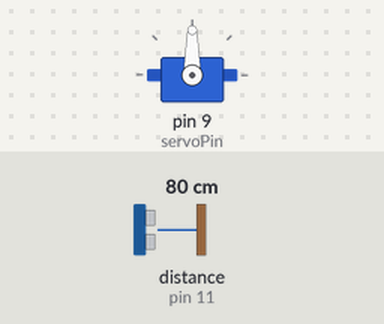
Simulated run of this sketch. Board: Arduino Uno, built with avr-gcc and run on an emulated ATmega328P. Shown: servo. Wiring (inferred from the names in the program): ultrasonic range finder: trigger pin 10; echo pin 11. Inputs (shaded band) come from the test bench; at power-on: distance to the obstacle (sensor on pin 11) 80 cm. The echo pulse lasts 58.3 µs per cm.

Above: at 1.5 s.
1.6 s: distance to the obstacle (sensor on pin 11) set to 120 cm
At 3.2 s:
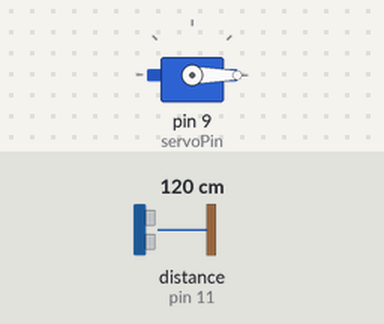
3.6 s: distance to the obstacle (sensor on pin 11) set to 2 cm
At 5.4 s:
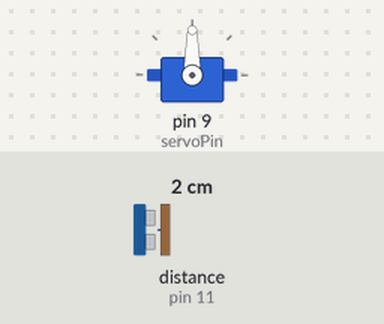
5.7 s: distance to the obstacle (sensor on pin 11) set to 250 cm
At 7.6 s:
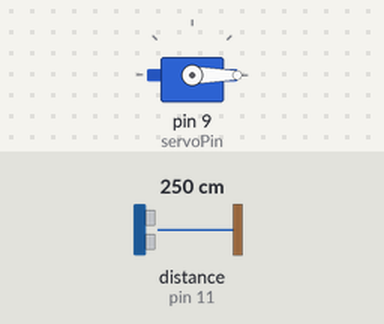
Timing chart, 0 to 9.1 s (numbered marks = the images above; inputs shaded):
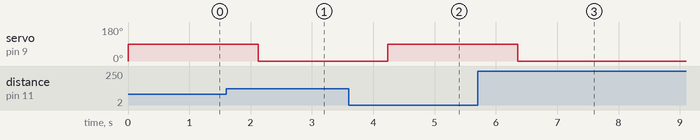

Measured:
- after the input at 1.6 s, servo on pin 9 (servoPin): 90° → 0° after 0.52 s
- after the input at 3.6 s, servo on pin 9 (servoPin): 0° → 90° after 0.64 s
- after the input at 5.7 s, servo on pin 9 (servoPin): 90° → 0° after 0.66 s

The sketch:

Servo.ino
```cpp
#include <Servo.h>

// Pin definitions
const int trigPin = 10;
const int echoPin = 11;
const int servoPin = 9;

// Distance threshold (object detection range)
const int threshold = 100; // in cm

Servo myServo;

void setup() {
  // Serial.begin(9600);
  pinMode(trigPin, OUTPUT);
  pinMode(echoPin, INPUT);
  myServo.attach(servoPin);
  myServo.write(0); // Start at 0 degrees
}

void loop() {
  long duration;
  int distance;

  // Trigger ultrasonic sensor
  digitalWrite(trigPin, LOW);
  delayMicroseconds(2);
  digitalWrite(trigPin, HIGH);
  delayMicroseconds(10);
  digitalWrite(trigPin, LOW);

  // Read echo duration
  duration = pulseIn(echoPin, HIGH);

  // Convert to distance in cm
  distance = duration * 0.034 / 2;

  // Only respond if distance is within reasonable range
  if (distance > 0 && distance <= threshold) {
    myServo.write(90); // Rotate to 90 degrees
  } else {
    myServo.write(0);  // Return to 0 degrees
  }

  delay(700); // Small delay for stability
}
```
